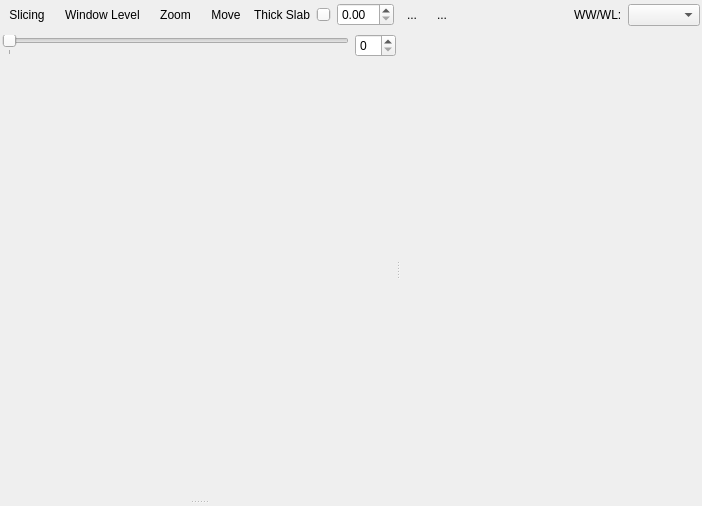
<ui version="4.0" >
 <author></author>
 <comment></comment>
 <exportmacro></exportmacro>
 <class>QMPRExtensionBase</class>
 <widget class="QWidget" name="QMPRExtensionBase" >
  <property name="geometry" >
   <rect>
    <x>0</x>
    <y>0</y>
    <width>702</width>
    <height>506</height>
   </rect>
  </property>
  <property name="windowTitle" >
   <string>Form1</string>
  </property>
  <layout class="QVBoxLayout" >
   <property name="margin" >
    <number>2</number>
   </property>
   <property name="spacing" >
    <number>6</number>
   </property>
   <item>
    <layout class="QHBoxLayout" >
     <property name="margin" >
      <number>0</number>
     </property>
     <property name="spacing" >
      <number>6</number>
     </property>
     <item>
      <layout class="QHBoxLayout" >
       <property name="margin" >
        <number>0</number>
       </property>
       <property name="spacing" >
        <number>6</number>
       </property>
       <item>
        <layout class="QHBoxLayout" >
         <property name="margin" >
          <number>0</number>
         </property>
         <property name="spacing" >
          <number>6</number>
         </property>
         <item>
          <widget class="QToolButton" name="m_slicingToolButton" >
           <property name="text" >
            <string>Slicing</string>
           </property>
           <property name="iconSize" >
            <size>
             <width>32</width>
             <height>32</height>
            </size>
           </property>
           <property name="checkable" >
            <bool>true</bool>
           </property>
           <property name="autoRaise" >
            <bool>true</bool>
           </property>
          </widget>
         </item>
         <item>
          <widget class="QToolButton" name="m_windowLevelToolButton" >
           <property name="text" >
            <string>Window Level</string>
           </property>
           <property name="iconSize" >
            <size>
             <width>32</width>
             <height>32</height>
            </size>
           </property>
           <property name="checkable" >
            <bool>true</bool>
           </property>
           <property name="autoRaise" >
            <bool>true</bool>
           </property>
          </widget>
         </item>
         <item>
          <widget class="QToolButton" name="m_zoomToolButton" >
           <property name="text" >
            <string>Zoom</string>
           </property>
           <property name="iconSize" >
            <size>
             <width>32</width>
             <height>32</height>
            </size>
           </property>
           <property name="checkable" >
            <bool>true</bool>
           </property>
           <property name="autoRaise" >
            <bool>true</bool>
           </property>
          </widget>
         </item>
         <item>
          <widget class="QToolButton" name="m_moveToolButton" >
           <property name="text" >
            <string>Move</string>
           </property>
           <property name="iconSize" >
            <size>
             <width>32</width>
             <height>32</height>
            </size>
           </property>
           <property name="checkable" >
            <bool>true</bool>
           </property>
           <property name="autoRaise" >
            <bool>true</bool>
           </property>
          </widget>
         </item>
         <item>
          <widget class="QLabel" name="label_2" >
           <property name="text" >
            <string>Thick Slab</string>
           </property>
          </widget>
         </item>
         <item>
          <widget class="QSlider" name="m_thickSlabSlider" >
           <property name="orientation" >
            <enum>Qt::Horizontal</enum>
           </property>
           <property name="tickPosition" >
            <enum>QSlider::NoTicks</enum>
           </property>
           <property name="tickInterval" >
            <number>0</number>
           </property>
          </widget>
         </item>
         <item>
          <widget class="QDoubleSpinBox" name="m_thickSlabSpinBox" />
         </item>
        </layout>
       </item>
       <item>
        <widget class="QToolButton" name="m_mipToolButton" >
         <property name="text" >
          <string>...</string>
         </property>
         <property name="iconSize" >
          <size>
           <width>32</width>
           <height>32</height>
          </size>
         </property>
         <property name="checkable" >
          <bool>true</bool>
         </property>
         <property name="autoRaise" >
          <bool>true</bool>
         </property>
        </widget>
       </item>
       <item>
        <widget class="QToolButton" name="m_horizontalLayoutToolButton" >
         <property name="text" >
          <string>...</string>
         </property>
         <property name="iconSize" >
          <size>
           <width>32</width>
           <height>32</height>
          </size>
         </property>
         <property name="checkable" >
          <bool>false</bool>
         </property>
         <property name="autoRaise" >
          <bool>true</bool>
         </property>
        </widget>
       </item>
      </layout>
     </item>
     <item>
      <spacer>
       <property name="orientation" >
        <enum>Qt::Horizontal</enum>
       </property>
       <property name="sizeHint" >
        <size>
         <width>261</width>
         <height>26</height>
        </size>
       </property>
      </spacer>
     </item>
     <item>
      <layout class="QHBoxLayout" >
       <property name="margin" >
        <number>0</number>
       </property>
       <property name="spacing" >
        <number>6</number>
       </property>
       <item>
        <widget class="QLabel" name="label" >
         <property name="text" >
          <string>WW/WL:</string>
         </property>
        </widget>
       </item>
       <item>
        <widget class="udg::QWindowLevelComboBox" name="m_windowLevelComboBox" />
       </item>
      </layout>
     </item>
    </layout>
   </item>
   <item>
    <widget class="QSplitter" name="m_horizontalSplitter" >
     <property name="orientation" >
      <enum>Qt::Horizontal</enum>
     </property>
     <widget class="QSplitter" name="m_verticalSplitter" >
      <property name="orientation" >
       <enum>Qt::Vertical</enum>
      </property>
      <widget class="QWidget" name="layout4" >
       <layout class="QVBoxLayout" >
        <property name="margin" >
         <number>0</number>
        </property>
        <property name="spacing" >
         <number>6</number>
        </property>
        <item>
         <layout class="QHBoxLayout" >
          <property name="margin" >
           <number>0</number>
          </property>
          <property name="spacing" >
           <number>6</number>
          </property>
          <item>
           <widget class="QSlider" name="m_axialSlider" >
            <property name="autoFillBackground" >
             <bool>false</bool>
            </property>
            <property name="maximum" >
             <number>0</number>
            </property>
            <property name="tracking" >
             <bool>true</bool>
            </property>
            <property name="orientation" >
             <enum>Qt::Horizontal</enum>
            </property>
            <property name="tickPosition" >
             <enum>QSlider::TicksBelow</enum>
            </property>
            <property name="tickInterval" >
             <number>0</number>
            </property>
           </widget>
          </item>
          <item>
           <widget class="QSpinBox" name="m_axialSpinBox" />
          </item>
         </layout>
        </item>
        <item>
         <widget class="udg::Q2DViewer" name="m_axial2DView" >
          <property name="sizePolicy" >
           <sizepolicy>
            <hsizetype>7</hsizetype>
            <vsizetype>7</vsizetype>
            <horstretch>0</horstretch>
            <verstretch>0</verstretch>
           </sizepolicy>
          </property>
         </widget>
        </item>
       </layout>
      </widget>
      <widget class="QWidget" name="layout9" >
       <layout class="QVBoxLayout" >
        <property name="margin" >
         <number>0</number>
        </property>
        <property name="spacing" >
         <number>6</number>
        </property>
        <item>
         <widget class="udg::Q2DViewer" name="m_sagital2DView" >
          <property name="sizePolicy" >
           <sizepolicy>
            <hsizetype>7</hsizetype>
            <vsizetype>7</vsizetype>
            <horstretch>0</horstretch>
            <verstretch>0</verstretch>
           </sizepolicy>
          </property>
         </widget>
        </item>
       </layout>
      </widget>
     </widget>
     <widget class="udg::Q2DViewer" name="m_coronal2DView" >
      <property name="sizePolicy" >
       <sizepolicy>
        <hsizetype>7</hsizetype>
        <vsizetype>7</vsizetype>
        <horstretch>0</horstretch>
        <verstretch>0</verstretch>
       </sizepolicy>
      </property>
     </widget>
    </widget>
   </item>
  </layout>
 </widget>
 <layoutdefault spacing="6" margin="11" />
 <pixmapfunction></pixmapfunction>
 <customwidgets>
  <customwidget>
   <class>udg::Q2DViewer</class>
   <extends>QWidget</extends>
   <header>q2dviewer.h</header>
   <container>0</container>
   <pixmap></pixmap>
  </customwidget>
  <customwidget>
   <class>udg::QWindowLevelComboBox</class>
   <extends>QComboBox</extends>
   <header>qwindowlevelcombobox.h</header>
   <container>0</container>
   <pixmap></pixmap>
  </customwidget>
 </customwidgets>
 <resources/>
 <connections/>
</ui>
